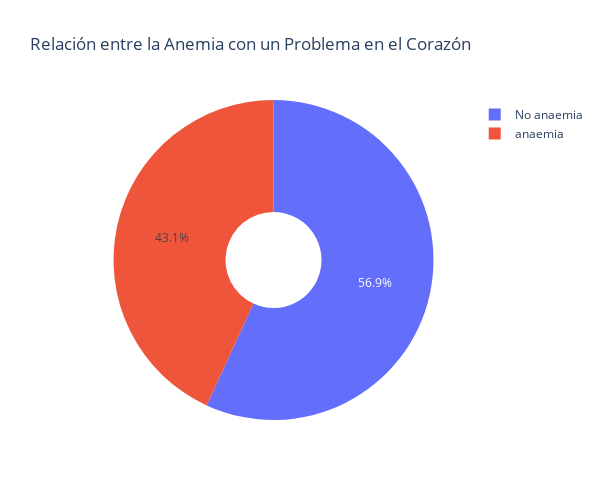

Source (notebook cell):
### Code cell
high_blood_pressure = df_heart['anaemia'].value_counts().tolist()
death = ['No anaemia', 'anaemia']
# Use `hole` to create a donut-like pie chart
fig = go.Figure(data=[go.Pie(labels=death, values=high_blood_pressure, hole=.3, )])
fig.update_layout(
    width=600,
    height=500,
    title_text="Relación entre la Anemia con un Problema en el Corazón",)
fig.show()

### Figure 1 — Plotly figure (JSON) as saved in the notebook; plotly's stock layout.template omitted (floating-point values rounded to 4 significant figures)
{"data": [{"hole": 0.3, "labels": ["No anaemia", "anaemia"], "type": "pie", "values": [170, 129]}], "layout": {"height": 500, "title": {"text": "Relación entre la Anemia con un Problema en el Corazón"}, "width": 600}}
